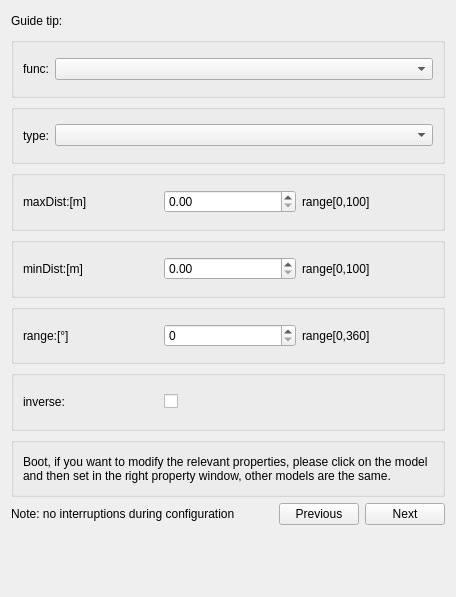
<?xml version="1.0" encoding="UTF-8"?>
<ui version="4.0">
 <class>DIContentSetting</class>
 <widget class="QWidget" name="DIContentSetting">
  <property name="geometry">
   <rect>
    <x>0</x>
    <y>0</y>
    <width>456</width>
    <height>597</height>
   </rect>
  </property>
  <property name="windowTitle">
   <string>DI Guidence Setting</string>
  </property>
  <layout class="QVBoxLayout" name="verticalLayout" stretch="1,3,3,3,3,3,3,3,3,3">
   <item>
    <layout class="QHBoxLayout" name="hLayout_inform">
     <item>
      <widget class="QLabel" name="label_promt">
       <property name="text">
        <string>Guide tip:</string>
       </property>
      </widget>
     </item>
     <item>
      <widget class="QLabel" name="label_direction">
       <property name="text">
        <string/>
       </property>
      </widget>
     </item>
    </layout>
   </item>
   <item>
    <widget class="QGroupBox" name="groupBox_0">
     <property name="title">
      <string/>
     </property>
     <layout class="QHBoxLayout" name="horizontalLayout_6">
      <item>
       <layout class="QHBoxLayout" name="hLayout_0" stretch="1,2">
        <item>
         <widget class="QLabel" name="label">
          <property name="sizePolicy">
           <sizepolicy hsizetype="Fixed" vsizetype="Preferred">
            <horstretch>0</horstretch>
            <verstretch>0</verstretch>
           </sizepolicy>
          </property>
          <property name="text">
           <string>func:</string>
          </property>
         </widget>
        </item>
        <item>
         <widget class="customComboBox" name="comboBox_func"/>
        </item>
       </layout>
      </item>
     </layout>
    </widget>
   </item>
   <item>
    <widget class="QGroupBox" name="groupBox_1">
     <property name="title">
      <string/>
     </property>
     <layout class="QHBoxLayout" name="horizontalLayout_7">
      <item>
       <layout class="QHBoxLayout" name="hLayout_1" stretch="1,2">
        <item>
         <widget class="QLabel" name="label_3">
          <property name="sizePolicy">
           <sizepolicy hsizetype="Fixed" vsizetype="Preferred">
            <horstretch>0</horstretch>
            <verstretch>0</verstretch>
           </sizepolicy>
          </property>
          <property name="text">
           <string>type:</string>
          </property>
         </widget>
        </item>
        <item>
         <widget class="customComboBox" name="comboBox_type"/>
        </item>
       </layout>
      </item>
     </layout>
    </widget>
   </item>
   <item>
    <widget class="QGroupBox" name="groupBox_2">
     <property name="title">
      <string/>
     </property>
     <layout class="QHBoxLayout" name="horizontalLayout_10">
      <item>
       <layout class="QHBoxLayout" name="hLayout_3" stretch="1,2">
        <item>
         <widget class="QLabel" name="label_maxDist">
          <property name="text">
           <string>maxDist:[m]</string>
          </property>
         </widget>
        </item>
        <item>
         <layout class="QHBoxLayout" name="horizontalLayout">
          <item>
           <widget class="customDoubleSpinBox" name="doubleSpinBox_maxDist">
            <property name="maximum">
             <double>100.000000000000000</double>
            </property>
           </widget>
          </item>
          <item>
           <widget class="QLabel" name="label_maxTag">
            <property name="text">
             <string>range[0,100]</string>
            </property>
           </widget>
          </item>
         </layout>
        </item>
       </layout>
      </item>
     </layout>
    </widget>
   </item>
   <item>
    <widget class="QGroupBox" name="groupBox_3">
     <property name="title">
      <string/>
     </property>
     <layout class="QHBoxLayout" name="horizontalLayout_5">
      <item>
       <layout class="QHBoxLayout" name="hLayout_2" stretch="1,2">
        <item>
         <widget class="QLabel" name="label_minDist">
          <property name="text">
           <string>minDist:[m]</string>
          </property>
         </widget>
        </item>
        <item>
         <layout class="QHBoxLayout" name="horizontalLayout_2">
          <item>
           <widget class="customDoubleSpinBox" name="doubleSpinBox_minDist">
            <property name="maximum">
             <double>100.000000000000000</double>
            </property>
           </widget>
          </item>
          <item>
           <widget class="QLabel" name="label_minTag">
            <property name="text">
             <string>range[0,100]</string>
            </property>
           </widget>
          </item>
         </layout>
        </item>
       </layout>
      </item>
     </layout>
    </widget>
   </item>
   <item>
    <widget class="QGroupBox" name="groupBox_4">
     <property name="title">
      <string/>
     </property>
     <layout class="QHBoxLayout" name="horizontalLayout_8">
      <item>
       <layout class="QHBoxLayout" name="hLayout_4" stretch="1,2">
        <item>
         <widget class="QLabel" name="label_range">
          <property name="text">
           <string>range:[°]</string>
          </property>
         </widget>
        </item>
        <item>
         <layout class="QHBoxLayout" name="horizontalLayout_4">
          <item>
           <widget class="customSpinBox" name="spinBox_range">
            <property name="maximum">
             <number>360</number>
            </property>
           </widget>
          </item>
          <item>
           <widget class="QLabel" name="label_rangTag">
            <property name="text">
             <string>range[0,360]</string>
            </property>
           </widget>
          </item>
         </layout>
        </item>
       </layout>
      </item>
     </layout>
    </widget>
   </item>
   <item>
    <widget class="QGroupBox" name="groupBox_5">
     <property name="title">
      <string/>
     </property>
     <layout class="QHBoxLayout" name="horizontalLayout_9">
      <item>
       <layout class="QHBoxLayout" name="hLayout_5" stretch="1,2">
        <item>
         <widget class="QLabel" name="label_2">
          <property name="text">
           <string>inverse:</string>
          </property>
         </widget>
        </item>
        <item>
         <widget class="QCheckBox" name="checkBox_inverse">
          <property name="text">
           <string/>
          </property>
         </widget>
        </item>
       </layout>
      </item>
     </layout>
    </widget>
   </item>
   <item>
    <widget class="QGroupBox" name="groupBox_6">
     <property name="sizePolicy">
      <sizepolicy hsizetype="Preferred" vsizetype="Minimum">
       <horstretch>0</horstretch>
       <verstretch>0</verstretch>
      </sizepolicy>
     </property>
     <property name="title">
      <string/>
     </property>
     <layout class="QHBoxLayout" name="horizontalLayout_11">
      <item>
       <widget class="QLabel" name="label_directOther">
        <property name="text">
         <string>Boot, if you want to modify the relevant properties, please click on the model and then set in the right property window, other models are the same.</string>
        </property>
        <property name="wordWrap">
         <bool>true</bool>
        </property>
       </widget>
      </item>
     </layout>
    </widget>
   </item>
   <item>
    <layout class="QHBoxLayout" name="horizontalLayout_3">
     <item>
      <widget class="QLabel" name="label_warningToolTip">
       <property name="text">
        <string>Note: no interruptions during configuration</string>
       </property>
      </widget>
     </item>
     <item>
      <spacer name="horizontalSpacer">
       <property name="orientation">
        <enum>Qt::Horizontal</enum>
       </property>
       <property name="sizeHint" stdset="0">
        <size>
         <width>40</width>
         <height>20</height>
        </size>
       </property>
      </spacer>
     </item>
     <item>
      <widget class="QPushButton" name="ptb_previous">
       <property name="text">
        <string>Previous</string>
       </property>
      </widget>
     </item>
     <item>
      <widget class="QPushButton" name="ptb_next">
       <property name="text">
        <string>  Next  </string>
       </property>
      </widget>
     </item>
    </layout>
   </item>
   <item>
    <spacer name="verticalSpacer">
     <property name="orientation">
      <enum>Qt::Vertical</enum>
     </property>
     <property name="sizeHint" stdset="0">
      <size>
       <width>20</width>
       <height>56</height>
      </size>
     </property>
    </spacer>
   </item>
  </layout>
 </widget>
 <customwidgets>
  <customwidget>
   <class>customComboBox</class>
   <extends>QComboBox</extends>
   <header>ModelCustomWidget.h</header>
  </customwidget>
  <customwidget>
   <class>customSpinBox</class>
   <extends>QSpinBox</extends>
   <header>ModelCustomWidget.h</header>
  </customwidget>
  <customwidget>
   <class>customDoubleSpinBox</class>
   <extends>QDoubleSpinBox</extends>
   <header>ModelCustomWidget.h</header>
  </customwidget>
 </customwidgets>
 <resources/>
 <connections/>
</ui>
